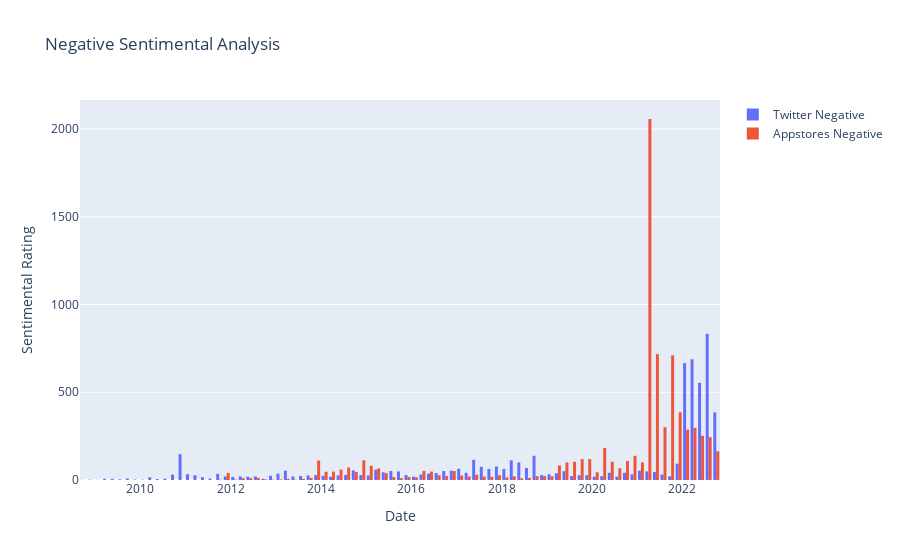

Notebook code cell kept with this figure:
### Code cell
#plot df_twitter_negative on y and time on x
fig = go.Figure()
fig.add_trace(go.Histogram(x=df_twitter['date'], y=df_twitter['Negative'], name='Twitter Negative'))
fig.add_trace(go.Histogram(x=df_appstores['date'], y=df_appstores['Negative'], name='Appstores Negative'))
fig.update_layout(title='Negative Sentimental Analysis', xaxis_title='Date', yaxis_title='Sentimental Rating')
fig.show()

### Figure 1 — Plotly figure (JSON) as saved in the notebook; plotly's stock layout.template omitted (floating-point values rounded to 4 significant figures; data arrays with more than 128 entries replaced by an {"elided": "..."} marker saying what was removed)
{"data": [{"name": "Twitter Negative", "type": "histogram", "x": {"elided": "6071 str values"}, "y": {"elided": "6071 float values"}}, {"name": "Appstores Negative", "type": "histogram", "x": {"elided": "8004 str values"}, "y": {"elided": "8004 float values"}}], "layout": {"title": {"text": "Negative Sentimental Analysis"}, "xaxis": {"title": {"text": "Date"}}, "yaxis": {"title": {"text": "Sentimental Rating"}}}}
